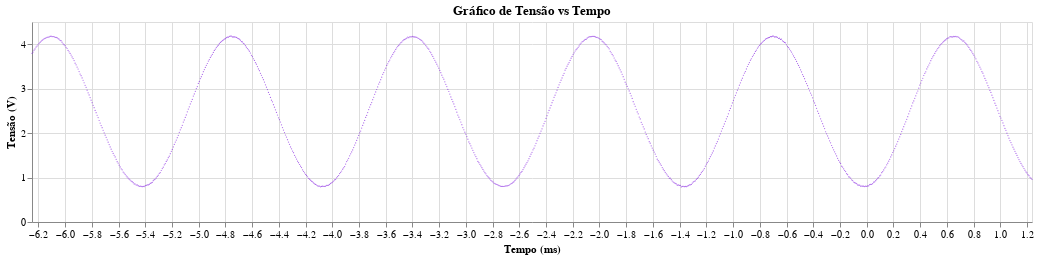
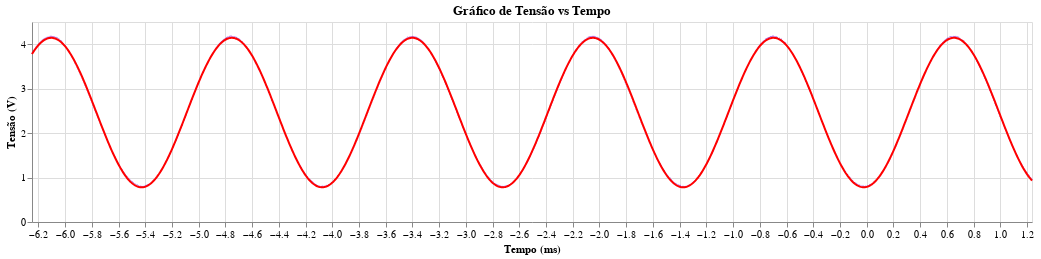
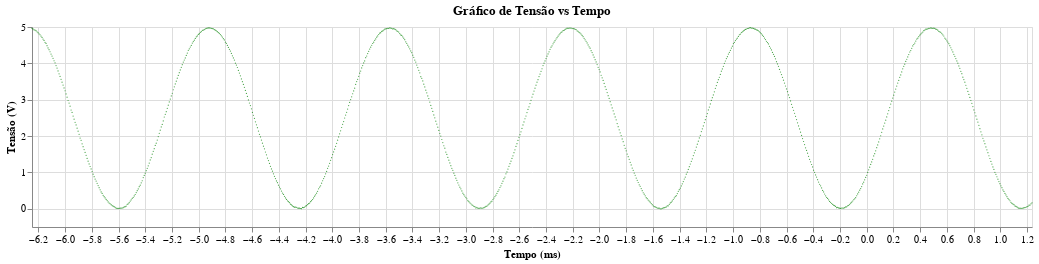
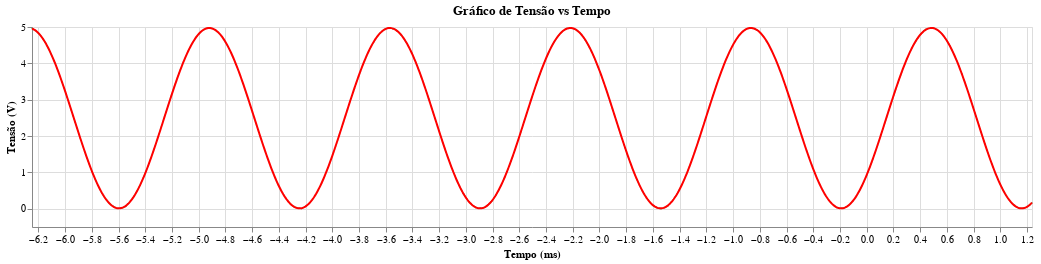

The cell these charts' notebook holds for them, in order:
### Code cell
path = "RC10.csv"
def save_datas(path_data,path_save,argww = [3,3.14,-1,10]):
    a1,a2,parametros_Vc = process(path_data,argw = [3, 3.14, -1, 10])
    avc,bvc,cvc,dvc = parametros_Vc
    a1.display()
    (a1+a2).display()

    a1,a2,parametros_Vg = process(path_data,argw = [3, 3.14, -100, -10],channel_ys="CH1V")
    avg,bvg,cvg,dvg = parametros_Vg
    a1.display()
    (a1+a2).display()

    with open(path_save,"w") as f:
        f.write(f"funcao Vg = {avg}*sen({bvg}x + {cvg}) + {dvg}\n")
        f.write(f"funcao Vc = {avc}*sen({bvc}x + {cvc} + {dvc})\n")
        f.write(f"Amplitude Vr {avc-avg}\n")
        f.write(f"Fase Vr {cvc - cvg}")

save_datas(path,"z RC - 740.txt")

### Figure 1 — Vega-Lite specification as saved in the notebook (floating-point values rounded to 4 significant figures; data arrays with more than 128 entries replaced by an {"elided": "..."} marker saying what was removed)
{"config": {"view": {"continuousWidth": 300, "continuousHeight": 300}}, "data": {"name": "data-6238f1354825a57fb4068c4c9b441b66"}, "mark": {"type": "circle", "color": "blueviolet", "size": 1.5}, "encoding": {"x": {"field": "Time(s)", "scale": {"domain": [-6.247, 1.238]}, "title": "Tempo (ms)", "type": "quantitative"}, "y": {"field": "CH2V", "title": "Tensão (V)", "type": "quantitative"}}, "height": 200, "title": "Gráfico de Tensão vs Tempo", "width": 1000, "$schema": "https://vega.github.io/schema/vega-lite/v5.20.1.json", "datasets": {"data-6238f1354825a57fb4068c4c9b441b66": {"elided": "999 records"}}}

### Figure 2 — Vega-Lite specification as saved in the notebook (floating-point values rounded to 4 significant figures; data arrays with more than 128 entries replaced by an {"elided": "..."} marker saying what was removed)
{"config": {"view": {"continuousWidth": 300, "continuousHeight": 300}}, "layer": [{"data": {"name": "data-6238f1354825a57fb4068c4c9b441b66"}, "mark": {"type": "circle", "color": "blueviolet", "size": 1.5}, "encoding": {"x": {"field": "Time(s)", "scale": {"domain": [-6.247, 1.238]}, "title": "Tempo (ms)", "type": "quantitative"}, "y": {"field": "CH2V", "title": "Tensão (V)", "type": "quantitative"}}, "title": "Gráfico de Tensão vs Tempo"}, {"data": {"name": "data-62c643f1b27e5fa7e944de2caa0184bf"}, "mark": {"type": "line", "color": "red"}, "encoding": {"x": {"field": "Time(s)", "scale": {"domain": [-6.247, 1.238]}, "title": "Tempo (ms)", "type": "quantitative"}, "y": {"field": "CH2V", "title": "Tensão (V)", "type": "quantitative"}}, "title": "Gráfico de Tensão vs Tempo"}], "height": 200, "width": 1000, "$schema": "https://vega.github.io/schema/vega-lite/v5.20.1.json", "datasets": {"data-6238f1354825a57fb4068c4c9b441b66": {"elided": "999 records"}, "data-62c643f1b27e5fa7e944de2caa0184bf": {"elided": "1000 records"}}}

### Figure 3 — Vega-Lite specification as saved in the notebook (floating-point values rounded to 4 significant figures; data arrays with more than 128 entries replaced by an {"elided": "..."} marker saying what was removed)
{"config": {"view": {"continuousWidth": 300, "continuousHeight": 300}}, "data": {"name": "data-6238f1354825a57fb4068c4c9b441b66"}, "mark": {"type": "circle", "color": "green", "size": 1.5}, "encoding": {"x": {"field": "Time(s)", "scale": {"domain": [-6.247, 1.238]}, "title": "Tempo (ms)", "type": "quantitative"}, "y": {"field": "CH1V", "title": "Tensão (V)", "type": "quantitative"}}, "height": 200, "title": "Gráfico de Tensão vs Tempo", "width": 1000, "$schema": "https://vega.github.io/schema/vega-lite/v5.20.1.json", "datasets": {"data-6238f1354825a57fb4068c4c9b441b66": {"elided": "999 records"}}}

### Figure 4 — Vega-Lite specification as saved in the notebook (floating-point values rounded to 4 significant figures; data arrays with more than 128 entries replaced by an {"elided": "..."} marker saying what was removed)
{"config": {"view": {"continuousWidth": 300, "continuousHeight": 300}}, "layer": [{"data": {"name": "data-6238f1354825a57fb4068c4c9b441b66"}, "mark": {"type": "circle", "color": "green", "size": 1.5}, "encoding": {"x": {"field": "Time(s)", "scale": {"domain": [-6.247, 1.238]}, "title": "Tempo (ms)", "type": "quantitative"}, "y": {"field": "CH1V", "title": "Tensão (V)", "type": "quantitative"}}, "title": "Gráfico de Tensão vs Tempo"}, {"data": {"name": "data-4c9b577027d0a0ec40c3d732e531dbc6"}, "mark": {"type": "line", "color": "red"}, "encoding": {"x": {"field": "Time(s)", "scale": {"domain": [-6.247, 1.238]}, "title": "Tempo (ms)", "type": "quantitative"}, "y": {"field": "CH1V", "title": "Tensão (V)", "type": "quantitative"}}, "title": "Gráfico de Tensão vs Tempo"}], "height": 200, "width": 1000, "$schema": "https://vega.github.io/schema/vega-lite/v5.20.1.json", "datasets": {"data-6238f1354825a57fb4068c4c9b441b66": {"elided": "999 records"}, "data-4c9b577027d0a0ec40c3d732e531dbc6": {"elided": "1000 records"}}}
